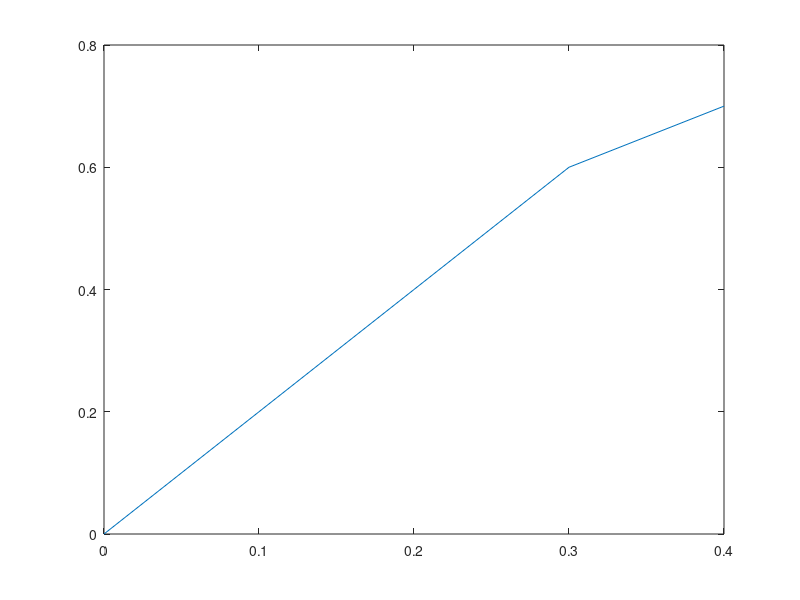

The MATLAB script that drew this image:
% This script solves directly for nodal displacements in
% a statically determinate end-to-end axial deformation
% assemblage.  Compare the resulting displacements with
% those post-processed from solving directly for
% forces in the script end2end_determinate_F.m (for
% the same input data).

%%%%%%% Input data %%%%%%%

% Array of Young's moduli of elements:
E = [1,1,1,1];
% Array of cross-sectional areas of elements:
A = [1,1,1,1];
% Array of lengths of nodal positions:
x = [0,0.1,0.2,0.3,0.4];
% Array of nodal forces (no force at constrained left end):
P = [0,0,1,1];
% Displacement BC at left end:
u_0 = 0;

%%%%%%% Derived quantities %%%%%%%

% Number of elements:
N_el = numel(E);
% Number of nodes:
N_node = N_el + 1;
% Array of element lengths:
L = x(2:N_node) - x(1:N_el);
% Array of stiffnesses of elements:
k = E.*A./L;

%%%%%%% Assemble the equation system %%%%%%%

K = zeros(N_node,N_node);
K(1,1) = 1;
for i=2:N_node-1
    K(i,i-1:i+1) = [-k(i-1) , k(i-1)+k(i) , -k(i)];
end
K(N_node,N_node-1:N_node) = [-k(N_el) , k(N_el)];

%%%%%%% Solve system for nodal displacements %%%%%%%

u = K\[u_0;transpose(P)];

%%%%%%% Post-process results %%%%%%%

% Strain in each element:
epsilon = transpose(u(2:N_node) - u(1:N_el))./L;
% Stress in each element:
sigma = E.*epsilon;
% Force in each element:
F = sigma.*A;

plot(x,u);
